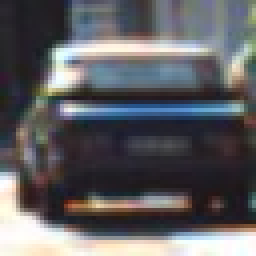
#> input picture vehicles_smallset/vehicles_smallset/cars1/1.jpeg, 64 x 64 px (shown 4 times larger); its folder holds 4 pictures in this run
$ jupyter execute --allow-errors objectDetection.ipynb
#> lines starting #> are read from the running program, lines starting #| are printed output that depends on the picture
[cell 1]
import numpy as np
import matplotlib.pyplot as plt
import sys
import matplotlib.image as mpimg
import copy
import glob
from skimage.feature import hog
from skimage import data, exposure
from sklearn.model_selection import train_test_split
from sklearn.preprocessing import StandardScaler
from sklearn.metrics import confusion_matrix
from sklearn.metrics import classification_report
from sklearn.metrics import accuracy_score
from PIL import Image
from time import time
from sklearn.svm import LinearSVC
from datetime import datetime
# sys.path.remove('/opt/ros/kinetic/lib/python2.7/dist-packages')
import cv2
# sys.path.append('/opt/ros/kinetic/lib/python2.7/dist-packages')

[cell 2]
def readImages(path):
    image_list = []
    for filename in glob.glob(path):
        im = mpimg.imread(filename)
#> im is the input picture: shape (64, 64, 3); mean R, G, B 95.7, 95.4, 98.8
        image_list.append(im)
    return image_list

[cell 3]
# [6 lines left out: function drawBoxes, not called in this run]

[cell 4]
def colorHist(image, n_bins = 32, bins_range = (0,256)):
    red_channel, green_channel, blue_channel = 0, 1, 2
    red_hist = np.histogram(image[:,:,red_channel], n_bins,bins_range)
    green_hist = np.histogram(image[:,:,green_channel], n_bins, bins_range)
    blue_hist = np.histogram(image[:,:,blue_channel], n_bins, bins_range)
    # bin centres are same for all three channels
    # compute bin centres from any one of the channels
    bin_edges = red_hist[1]
    bin_centres = (bin_edges[0: len(bin_edges)-1] + bin_edges[1:]) / 2
    hist_features = np.concatenate((red_hist[0], green_hist[0], blue_hist[0]), axis = None)
    return red_hist, green_hist, blue_hist, bin_centres, hist_features

[cell 5]
def binSpatial(image, cspace = 'RGB',size = (32,32)):

    img = copy.deepcopy(image)
    # do color conversion if specified
    if cspace != 'RBG':
        if cspace == 'HSV':
            img = cv2.cvtColor(img,cv2.COLOR_RGB2HSV)
        elif cspace == 'LUV':
            img = cv2.cvtColor(img,cv2.COLOR_RGB2LUV)
        elif cspace == 'HLS':
            img = cv2.cvtColor(img,cv2.COLOR_RGB2HLS)
        elif cspace == 'YCrCb':
            img = cv2.cvtColor(img,cv2.COLOR_RGB2YCR_CB)
        elif cspace == 'YUV':
            img = cv2.cvtColor(img,cv2.COLOR_RGB2YUV)

    # resize the image and unroll it
    img = cv2.resize(img, size)
    img = np.array(img)
    img = np.ravel(img)
    return img

[cell 6]
# [18 lines left out: function getHogFeatures, not called in this run]

[cell 7]
def extractFeatures(images,
                    cspace = 'RGB',
                    spatial_size = (32,32),
                    hist_bins = 32, hist_range = (0,256)):

#> called with cspace = 'RGB', spatial_size = (32, 32), hist_bins = 32, hist_range = (0, 256)
    features = []
    for image_i in images:
        # generate spaial features
        fv1 = binSpatial(image_i, cspace = cspace,size = spatial_size)
        # generate histogram features
        rh, gh, bh, bincen, fv2 = colorHist(image_i)
        combined_feature = np.concatenate((fv1, fv2))
        features.append(combined_feature)
#> this loop made 4 passes
#> pass 1, in binSpatial, `img = cv2.resize(img, size)`:
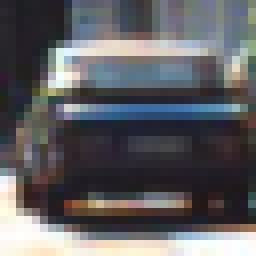
#> img: shape (32, 32, 3) (shown 8 times larger); mean R, G, B 95.9, 95.5, 98.9
#> pass 2, in binSpatial (call 2), `img = cv2.resize(img, size)`:
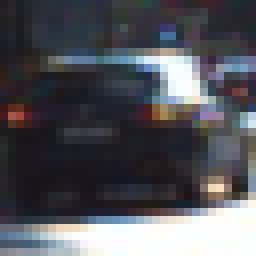
#> img: shape (32, 32, 3) (shown 8 times larger); mean R, G, B 84, 84.3, 90.4
#> pass 3, in binSpatial (call 3), `img = cv2.resize(img, size)`:
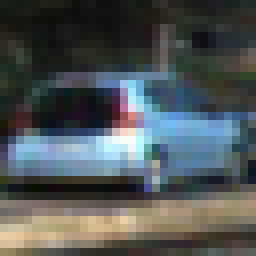
#> img: shape (32, 32, 3) (shown 8 times larger); mean R, G, B 78.9, 85.2, 86.1

    features = np.vstack(features).astype(np.float64)
    return features

[cell 8]
# [33 lines left out: function slide_window, not called in this run]

[cell 9]
# [53 lines left out: function singleImgFeatures, not called in this run]

[cell 10]
# [40 lines left out: function search_windows, not called in this run]

[cell 11]
# import car and non car images
car_images = readImages('./vehicles_smallset/vehicles_smallset/cars1/*.jpeg')
non_car_images = readImages('./non-vehicles_smallset/non-vehicles_smallset/notcars1/*.jpeg')

# extract features for car and non car images
car_features = extractFeatures(car_images)
#> (the rest of this cell did not finish here and is left out)
